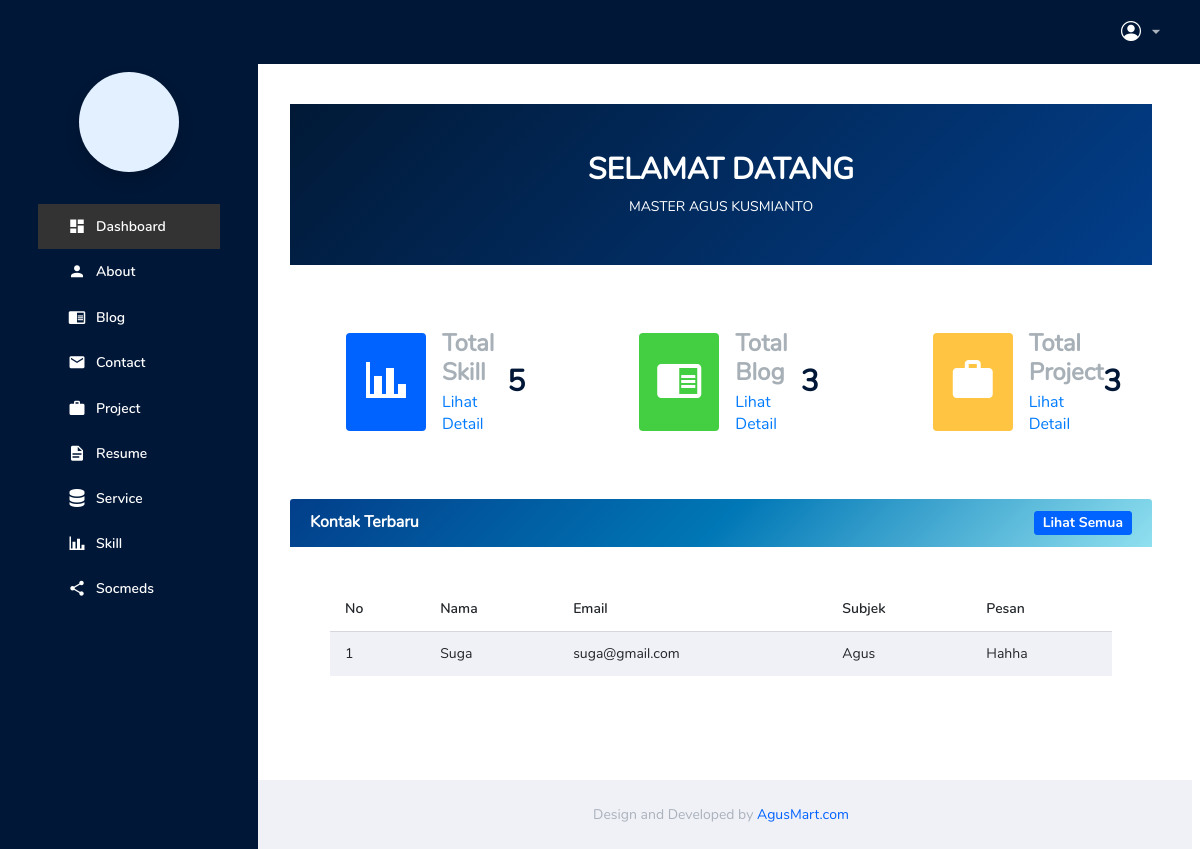
/backend/pages/dashboard/index.php (signed in), run on the app's committed database.
### tables this page shows
CREATE TABLE `abouts` (
  `id` bigint NOT NULL,
  `name` varchar(255) NOT NULL,
  `born` date NOT NULL,
  `address` text NOT NULL,
  `zip_code` int NOT NULL,
  `email` varchar(255) NOT NULL,
  `phone` varchar(255) NOT NULL,
  `total_project` int NOT NULL,
  `work` varchar(255) NOT NULL,
  `image` text NOT NULL,
  `description` text NOT NULL
);

CREATE TABLE `contacts` (
  `id` bigint NOT NULL,
  `name` varchar(255) NOT NULL,
  `email` varchar(255) NOT NULL,
  `subject` varchar(255) NOT NULL,
  `phone` varchar(255) NOT NULL,
  `massage` text NOT NULL
);

### backend/pages/dashboard/index.php (the view, shortened to what this page needs)
<?php
include '../../../config/connection.php';
$qProfil = "SELECT * FROM abouts ORDER BY id DESC LIMIT 1";
$resProfil = mysqli_query($connect, $qProfil);
?>
<!DOCTYPE html>
<html lang="en">
<?php include '../../partials/header.php'; ?>
<body>
  <div class="container-scroller">
    <?php include '../../partials/navbar.php'; ?>
    <div class="container-fluid page-body-wrapper">
      <?php include '../../partials/sidebar.php'; ?>
      <div class="main-panel">
        <div class="content-wrapper p-0" style="padding-left: 20px; padding-right: 20px;">
          <div class="row">
            <div class="col-12">
              <div class="card">
                <div class="card-body">
                  <div class="row">
                    <div class="col-md-12 mb-4">
                      <div class="card text-white" style="background: linear-gradient(135deg, #011936, #023e8a); border: none;">
                        <div class="card-body text-center py-5">
                          <h1 class="fw-bold">SELAMAT DATANG</h1>
                          <p class="mb-0 text-uppercase">Master <?= htmlspecialchars($nama) ?></p>
                        </div>
                      </div>
                    </div>
                    <div class="col-md-4 mb-4">
                      <div class="card">
                        <div class="card-body">
                          <div class="d-flex align-items-center justify-content-between">
                            <div class="mx-3">
                              <div class="bg-primary bg-opacity-10 p-3 rounded text-white">
                                <i class="mdi mdi-chart-bar" style="font-size: 3rem;"></i>
                              </div>
                            </div>
                            <div class="flex-grow-1 text-start">
                              <h2 class="text-muted mb-1">Total Skill</h2>
                              <a href="../skill/index.php" class="text-decoration-none link-primary">Lihat Detail</a>
                            </div>
                            <div class="ms-3 text-end">
                              <?php
                              $qCountSkill = "SELECT COUNT(*) as total FROM skills";
                              $resCountSkill = mysqli_query($connect, $qCountSkill);
                              $totalSkill = mysqli_fetch_object($resCountSkill)->total;
                              ?>
                              <h1 class="fw-bold text-dark mb-0"><?= $totalSkill ?></h1>
                            </div>
                          </div>
                        </div>
                      </div>
                    </div>
                    <div class="col-md-4 mb-4">
                      <div class="card">
                        <div class="card-body">
                          <div class="d-flex align-items-center justify-content-between">
                            <div class="mx-3">
                              <div class="bg-success bg-opacity-10 p-3 rounded text-white">
                                <i class="mdi mdi-book-open" style="font-size: 3rem;"></i>
                              </div>
                            </div>
                            <div class="flex-grow-1 text-start">
                              <h2 class="text-muted mb-1">Total Blog</h2>
                              <a href="../blog/index.php" class="text-decoration-none link-primary">Lihat Detail</a>
                            </div>
                            <div class="ms-3 text-end">
                              <?php
                              $qCountBlog = "SELECT COUNT(*) as total FROM blogs";
                              $resCountBlog = mysqli_query($connect, $qCountBlog);
                              $totalBlog = mysqli_fetch_object($resCountBlog)->total;
                              ?>
                              <h1 class="fw-bold text-dark mb-0"><?= $totalBlog ?></h1>
                            </div>
                          </div>
                        </div>
                      </div>
                    </div>
                    <div class="col-md-4 mb-4">
                      <div class="card">
                        <div class="card-body">
                          <div class="d-flex align-items-center justify-content-between">
                            <div class="mx-3">
                              <div class="bg-warning bg-opacity-10 p-3 rounded text-white">
                                <i class="mdi mdi-briefcase" style="font-size: 3rem;"></i>
                              </div>
                            </div>
                            <div class="flex-grow-1 text-start">
                              <h2 class="text-muted mb-1">Total Project</h2>
                              <a href="../project/index.php" class="text-decoration-none link-primary">Lihat Detail</a>
                            </div>
                            <div class="ms-3 text-end">
                              <?php
                              $qCountProject = "SELECT COUNT(*) as total FROM projects";
                              $resCountProject = mysqli_query($connect, $qCountProject);
                              $totalProject = mysqli_fetch_object($resCountProject)->total;
                              ?>
                              <h1 class="fw-bold text-dark mb-0"><?= $totalProject ?></h1>
                            </div>
                          </div>
                        </div>
                      </div>
                    </div>
                    <div class="col-md-12 mb-4">
                      <div class="card">
                        <div class="card-header d-flex justify-content-between align-items-center text-white"
                          style="background: linear-gradient(135deg, #023e8a, #0077b6, #90e0ef); border: none;">
                          <h5 class="mb-0">Kontak Terbaru</h5>
                          <a href="../contact/index.php" class="btn btn-sm btn-primary" style="padding: 0.25rem 0.5rem;">Lihat Semua</a>
                        </div>
                        <div class="card-body">
                          <div class="table-responsive">
                            <table class="table table-striped">
                              <thead>
                                <tr class="text-capitalize">
                                  <th>No</th>
                                  <th>Nama</th>
                                  <th>Email</th>
                                  <th>Subjek</th>
                                  <th>Pesan</th>
                                </tr>
                              </thead>
                              <tbody>
                                <?php
                                $qContacts = "SELECT * FROM contacts ORDER BY id DESC LIMIT 5";
                                $resContacts = mysqli_query($connect, $qContacts);
                                if ($resContacts && $resContacts->num_rows > 0) {
                                  $no = 1;
                                  while ($contact = $resContacts->fetch_object()) {
                                    $name = isset($contact->name) ? htmlspecialchars($contact->name) : '-';
                                    $email = isset($contact->email) ? htmlspecialchars($contact->email) : '-';
                                    $subject = isset($contact->subject) ? htmlspecialchars($contact->subject) : '-';
                                    $message = isset($contact->massage) ? htmlspecialchars($contact->massage) : '-';
                                    $shortMessage = strlen($message) > 50
                                      ? substr($message, 0, 50) . '...'
                                      : $message;
                                    echo "<tr>
                                    <td>$no</td>
                                    <td class='text-capitalize'>$name</td>
                                    <td>$email</td>
                                    <td class='text-capitalize'>$subject</td>
                                    <td class='text-capitalize'>$shortMessage</td>
                                </tr>";
                                    $no++;
                                  }
                                } else {
                                  echo "<tr><td colspan='6' class='text-center'>Tidak ada data kontak</td></tr>";
                                }
                                ?>
                              </tbody>
                            </table>
                          </div>
                        </div>
                      </div>
                    </div>
                  </div>
                </div>
              </div>
            </div>
          </div>
        </div>
        <?php include '../../partials/footer.php'; ?>
      </div>
    </div>
  </div>
</body>
</html>

### backend/partials/header.php (style rules this page uses)
.page-body-wrapper { display: flex; }
.main-panel { margin-left: 250px; width: calc(100% - 250px); }

### data on the page
abouts: name "AGUS KUSMIANTO"
contacts: name "Suga", email "suga@gmail.com", subject "Agus", massage "Hahha"

### other printed values
$totalSkill "5"
$totalBlog "3"
$totalProject "3"
